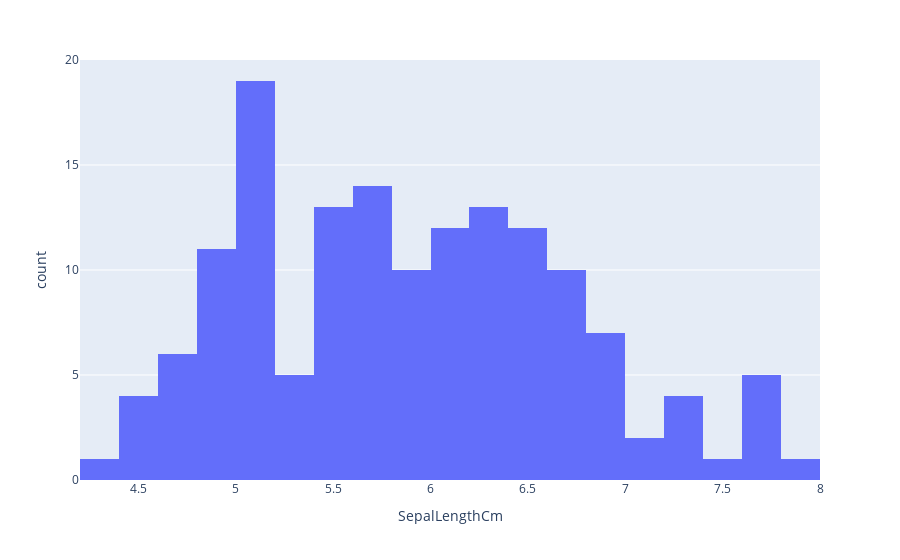

Source (notebook cell):
### Code cell
hist_plot2(df,df_name[1])

### Figure 1 — Plotly figure (JSON) as saved in the notebook; plotly's stock layout.template omitted (floating-point values rounded to 4 significant figures; data arrays with more than 128 entries replaced by an {"elided": "..."} marker saying what was removed)
{"data": [{"alignmentgroup": "True", "bingroup": "x", "hovertemplate": "SepalLengthCm=%{x}<br>count=%{y}<extra></extra>", "legendgroup": "", "marker": {"color": "#636efa"}, "name": "", "nbinsx": 20, "offsetgroup": "", "orientation": "v", "showlegend": false, "type": "histogram", "x": {"elided": "150 float values"}, "xaxis": "x", "yaxis": "y"}], "layout": {"barmode": "relative", "legend": {"tracegroupgap": 0}, "margin": {"t": 60}, "xaxis": {"anchor": "y", "domain": [0, 1], "title": {"text": "SepalLengthCm"}}, "yaxis": {"anchor": "x", "domain": [0, 1], "title": {"text": "count"}}}}
